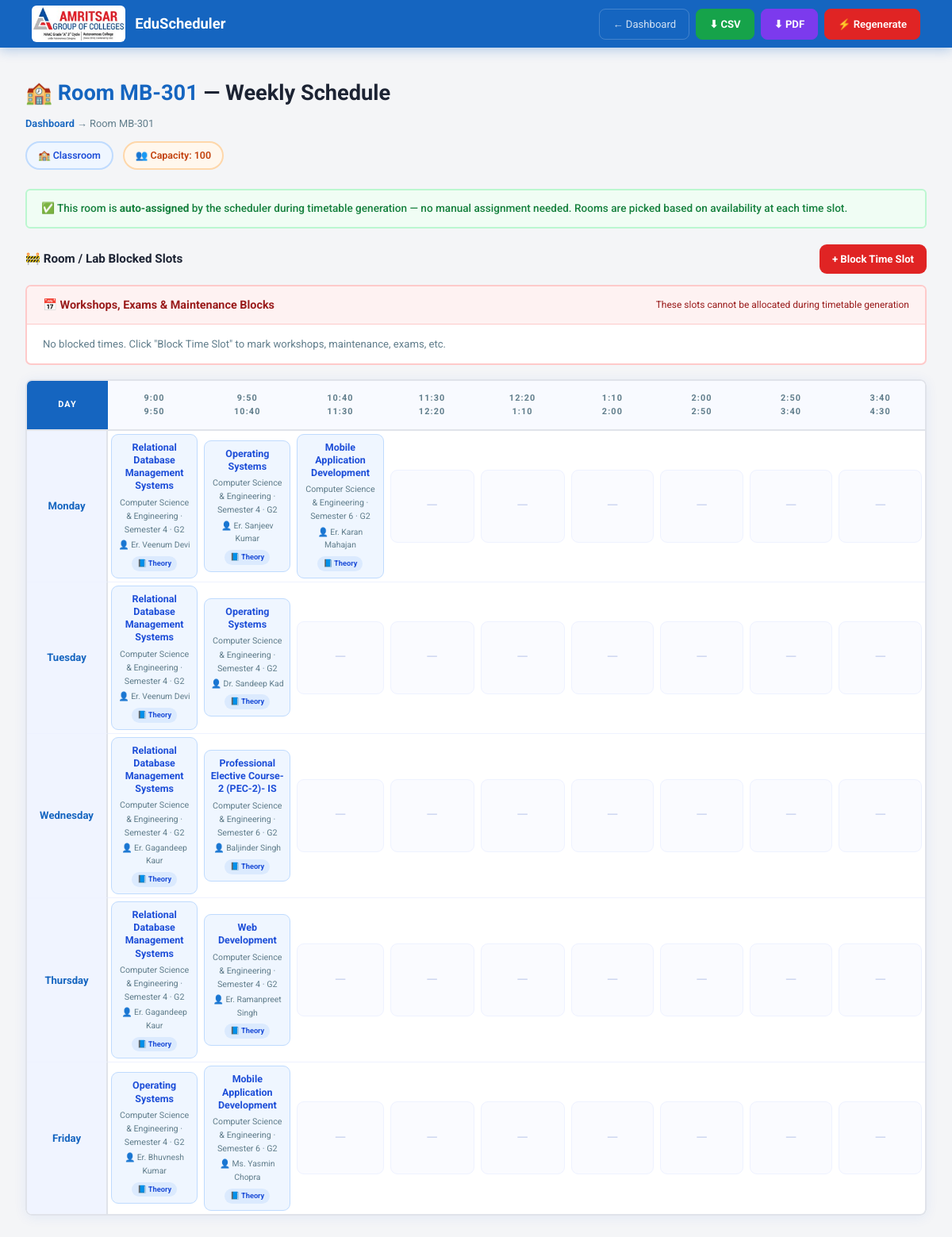
/room/677/ (signed in), run on the app's committed database.
### scheduler/models.py (models this page shows, shortened)
class Room(models.Model):
    ROOM_TYPE_CHOICES = (
        ('CLASSROOM', 'Classroom'), ('LAB', 'Lab'),
    )
    name = models.CharField(max_length=100)
    room_id = models.CharField(max_length=50, blank=True, default='')
    room_type = models.CharField(max_length=10, choices=ROOM_TYPE_CHOICES, default='CLASSROOM')
    capacity = models.IntegerField(default=60)
    department = models.ForeignKey(
        'Department', on_delete=models.SET_NULL, null=True, blank=True, related_name='rooms')
    allowed_subjects = models.TextField(
        blank=True, default='all',
        help_text='"all" or comma-separated subject names/codes this lab can host.')

class TimeSlot(models.Model):
    day = models.CharField(max_length=10)
    slot = models.IntegerField()
    subject = models.ForeignKey(Subject, on_delete=models.CASCADE)
    professor = models.ForeignKey(Professor, on_delete=models.CASCADE)
    section = models.ForeignKey(Section, on_delete=models.CASCADE, null=True, blank=True)
    room = models.ForeignKey(Room, on_delete=models.SET_NULL, null=True, blank=True, related_name='timeslots')

class Subject(models.Model):
    TYPE_CHOICES = (
        ('THEORY', 'Theoretical'), ('LAB', 'Lab'),
        ('TUTORIAL', 'Tutorial'), ('NPTEL', 'NPTEL (after 2:00 PM only)'),
    )
    ALLOWED_GROUPS_CHOICES = (
        ('G1', 'Group 1 Only'), ('G2', 'Group 2 Only'), ('G3', 'Group 3 Only'), ('G4', 'Group 4 Only'), ('BOTH', 'All Groups'),
    )
    code = models.CharField(max_length=20, blank=True, default='', verbose_name='Subject Code')
    name = models.CharField(max_length=100)
    subject_type = models.CharField(max_length=10, choices=TYPE_CHOICES)
    professors = models.ManyToManyField(Professor)
    duration = models.IntegerField(default=1)  # 1=50min, 2=100min (lab)
    lectures_per_week = models.IntegerField()
    section = models.ForeignKey(Section, on_delete=models.CASCADE, related_name='subjects', null=True, blank=True)
    lab_room = models.ForeignKey(Room, on_delete=models.SET_NULL, null=True, blank=True, related_name='pinned_subjects')
    allowed_groups = models.CharField(max_length=10, choices=ALLOWED_GROUPS_CHOICES, default='BOTH')
    specialization_required = models.BooleanField(default=False)
    is_elective = models.BooleanField(default=False)

class Section(models.Model):
    YEAR_CHOICES = (
        ('1', 'Semester 1'), ('2', 'Semester 2'), ('3', 'Semester 3'), ('4', 'Semester 4'),
        ('5', 'Semester 5'), ('6', 'Semester 6'), ('7', 'Semester 7'), ('8', 'Semester 8'),
        ('CUSTOM', 'Custom'),
    )
    SECTION_CHOICES = (
        ('A', 'Section A'), ('B', 'Section B'), ('C', 'Section C'),
        ('D', 'Section D'), ('E', 'Section E'), ('CUSTOM', 'Custom Section'),
    )
    GROUP_CHOICES = (('G1', 'Group 1'), ('G2', 'Group 2'), ('G3', 'Group 3'), ('G4', 'Group 4'),)
    course = models.ForeignKey(Course, on_delete=models.CASCADE, related_name='sections')
    year = models.CharField(max_length=10, choices=YEAR_CHOICES)
    custom_year = models.CharField(max_length=50, blank=True, default='')
    section_name = models.CharField(max_length=20, choices=SECTION_CHOICES, default='A')
    custom_section_name = models.CharField(max_length=50, blank=True, default='')
    program = models.CharField(max_length=30, blank=True, default='')
    group = models.CharField(max_length=10, choices=GROUP_CHOICES)
    fixed_room = models.ForeignKey(
        Room, on_delete=models.SET_NULL, null=True, blank=True,
        related_name='fixed_sections',
        help_text='If set, theory lectures always use this room.')
    free_day = models.CharField(
        max_length=10, blank=True, default='',
        choices=[('', 'None')] + DAY_CHOICES,
        help_text='Weekly holiday for this section (e.g. Wednesday). No lectures scheduled on this day.'
    )
    section_start_slot = models.IntegerField(
        null=True, blank=True,
        choices=SLOT_CHOICES,
        help_text='Override start time for this section (leave blank to use department default).'
    )
    class_count = models.IntegerField(
        default=0,
        help_text='Number of students. Used to auto-select a room with sufficient capacity when no fixed room is set.'
    )
    def get_year_display_label(self):
        if self.year == 'CUSTOM' and self.custom_year:
            return self.custom_year
        return dict(self.YEAR_CHOICES).get(self.year, self.year)
    class Meta:
        unique_together = ('course', 'year', 'section_name', 'group', 'custom_year', 'custom_section_name')

class Course(models.Model):
    COURSE_CHOICES = (
        ('BTECH', 'B.TECH'), ('BE', 'BE'), ('MTECH', 'M.TECH'), ('CUSTOM', 'Custom'),
    )
    department = models.ForeignKey(Department, on_delete=models.CASCADE, related_name='courses')
    name = models.CharField(max_length=10, choices=COURSE_CHOICES)
    custom_name = models.CharField(max_length=100, blank=True, default='')

class Department(models.Model):
    name = models.CharField(max_length=100)

class Professor(models.Model):
    name = models.CharField(max_length=100)
    professor_id = models.CharField(max_length=50, blank=True, default='')
    department = models.ForeignKey(
        'Department', on_delete=models.SET_NULL, null=True, blank=True,
        related_name='professors')
    departments = models.ManyToManyField(
        'Department', blank=True, related_name='shared_professors')
    email = models.EmailField(blank=True)
    max_workload_hours_per_week = models.IntegerField(default=20)
    specialization_subjects = models.TextField(blank=True, default='')
    section_restrictions = models.TextField(blank=True, default='')

### scheduler/views.py (the view, shortened to what this page needs)
# urls.py: path('room/<int:room_id>/', views.room_schedule, name='room_schedule'),
def room_schedule(request, room_id):
    room = get_object_or_404(Room, id=room_id)
    schedule = {day: {slot: None for slot in SLOTS} for day in DAYS}
    for ts in TimeSlot.objects.filter(room=room).select_related('subject', 'professor', 'section__course__department'):
        if ts.day in schedule and ts.slot in schedule[ts.day]:
            schedule[ts.day][ts.slot] = ts
    table = {}
    for day in DAYS:
        cells = []
        skip_next = False
        for i, slot in enumerate(SLOTS):
            if skip_next:
                skip_next = False
                cells.append({'ts': None, 'colspan': 1, 'skip': True})
                continue
            ts = schedule[day][slot]
            cells.append({'ts': ts, 'colspan': 1, 'skip': False})
        table[day] = cells
    occupied_times = room.occupied_times.all().order_by('day', 'start_slot')
    occ_map = {day: {} for day in DAYS}
    for occ in occupied_times:
        if occ.day in occ_map:
            for s in occ.blocked_slots():
                occ_map[occ.day][s] = occ
    for day in DAYS:
        for cell in table[day]:
            cell['occupied'] = None
    for day in DAYS:
        for i, cell in enumerate(table[day]):
            slot_num = SLOTS[i] if not cell.get('skip') else None
            if slot_num and slot_num in occ_map[day]:
                cell['occupied'] = occ_map[day][slot_num]
    return render(request, 'room_schedule.html', {
        'room': room, 'table': table, 'days': DAYS, 'slots': SLOTS, 'slot_times': SLOT_TIMES,
        'occupied_times': occupied_times, 'slot_times_display': SLOT_TIMES_DISPLAY,
        'lunch_label': '12:20–1:10',
    })

### scheduler/accounts.py (called while the page is built)
def current_role(request):
    return request.session.get('role')

def current_display_name(request):
    return request.session.get('display_name', '')

def current_department_id(request):
    return request.session.get('department_id')

def auth_context(request):
    role = current_role(request)
    dept_name = ''
    dept_id = current_department_id(request)
    if dept_id:
        from .models import Department
        d = Department.objects.filter(id=dept_id).first()
        dept_name = d.name if d else ''
    return {
        'auth_role': role,
        'auth_display_name': current_display_name(request),
        'auth_is_admin': role == ADMIN,
        'auth_is_dept_admin': role == DEPT_ADMIN,
        'auth_is_staff': role in STAFF_ROLES,
        'auth_department_name': dept_name,
    }

### template/room_schedule.html (shortened to what this page needs)
<!DOCTYPE html>
<html lang="en">
<head>
</head>
<body>
<nav>
  <div class="brand">
    <img src="/static/agclogo.jpg" alt="Logo">
    <span class="brand-text">EduScheduler</span>
  </div>
  <div class="nav-links">
    <a href="/">← Dashboard</a>
    <a href="/room/{{ room.id }}/csv/" style="background:#16a34a;color:#fff;border-color:#16a34a;font-weight:700;">⬇ CSV</a>
    <a href="/room/{{ room.id }}/pdf/" style="background:#7c3aed;color:#fff;border-color:#7c3aed;font-weight:700;">⬇ PDF</a>
    <a href="/generate-smart/" style="background:#e02424;color:#fff;border-color:#e02424;font-weight:600;">⚡ Regenerate</a>
  </div>
</nav>
<main>
  <div class="header">
    <h1>{% if room.room_type == 'LAB' %}🧪{% else %}🏫{% endif %} <span>{{ room.name }}</span> — Weekly Schedule</h1>
    <div class="breadcrumb"><a href="/">Dashboard</a> → {{ room.name }}</div>
    <div class="meta-row">
      <span class="chip {% if room.room_type == 'LAB' %}chip-lab{% else %}chip-cls{% endif %}">
        {% if room.room_type == 'LAB' %}🧪 Lab{% else %}🏫 Classroom{% endif %}
      </span>
      <span class="chip chip-cap">👥 Capacity: {{ room.capacity }}</span>
    </div>
  </div>
  <div class="info-box">
    ✅ This room is <strong>auto-assigned</strong> by the scheduler during timetable generation — no manual assignment needed. Rooms are picked based on availability at each time slot.
  </div>
  <div class="occ-action-bar">
    <h2>🚧 Room / Lab Blocked Slots</h2>
    <a href="/room/{{ room.id }}/add-occupied/" class="block-btn">+ Block Time Slot</a>
  </div>
  <div class="occ-panel">
    <div class="occ-panel-header">
      <h3>📅 Workshops, Exams & Maintenance Blocks</h3>
      <span style="font-size:.75rem;color:#991b1b;">These slots cannot be allocated during timetable generation</span>
    </div>
    {% if occupied_times %}
    <div class="occ-list">
      {% for occ in occupied_times %}
      <div class="occ-item">
        <div class="occ-day">{{ occ.day }}</div>
        <div class="occ-time">🕐 {{ occ.get_time_range_display }}</div>
        <div><span class="occ-type">
          {% if occ.purpose == 'WORKSHOP' %}🔧{% elif occ.purpose == 'MAINTENANCE' %}🛠{% elif occ.purpose == 'EXAM' %}📝{% elif occ.purpose == 'EVENT' %}🎉{% else %}📌{% endif %}
          {{ occ.get_purpose_display }}
        </span></div>
        {% if occ.description %}<div class="occ-desc">{{ occ.description }}</div>{% endif %}
        <div class="occ-acts">
          <a href="/room-occupied/{{ occ.id }}/edit/" class="occ-act occ-edit">✏️ Edit</a>
          <a href="/room-occupied/{{ occ.id }}/delete/" class="occ-act occ-del">🗑 Delete</a>
        </div>
      </div>
      {% endfor %}
    </div>
    {% else %}
    <div class="occ-empty">No blocked times. Click "Block Time Slot" to mark workshops, maintenance, exams, etc.</div>
    {% endif %}
  </div>
  <div class="tt-wrap">
    <table>
      <thead>
        <tr>
          <th>Day</th>
          <th>9:00<br>9:50</th><th>9:50<br>10:40</th><th>10:40<br>11:30</th>
          <th>11:30<br>12:20</th><th>12:20<br>1:10</th><th>1:10<br>2:00</th>
          <th>2:00<br>2:50</th><th>2:50<br>3:40</th><th>3:40<br>4:30</th>
        </tr>
      </thead>
      <tbody>
        {% for day, cells in table.items %}
        <tr>
          <td>{{ day }}</td>
          {% for cell in cells %}
            {% if cell.skip %}
            {% else %}
              <td {% if cell.colspan == 2 %}colspan="2"{% endif %}>
                {% if cell.ts %}
                  <div class="cell {% if cell.ts.subject.is_elective %}cell-elec{% elif cell.ts.subject.subject_type == 'LAB' %}cell-lab{% elif cell.ts.subject.subject_type == 'TUTORIAL' %}cell-tut{% else %}cell-theory{% endif %}">
                    <div class="cell-name">{{ cell.ts.subject.name }}</div>
                    <div class="cell-sec">{{ cell.ts.section.course.department.name }} · {{ cell.ts.section.get_year_display_label }} · {{ cell.ts.section.group }}</div>
                    <div class="cell-prof">👤 {{ cell.ts.professor.name }}</div>
                    <span class="cell-badge">{% if cell.ts.subject.is_elective %}🔀 Elective{% elif cell.ts.subject.subject_type == 'LAB' %}🧪 Lab{% elif cell.ts.subject.subject_type == 'TUTORIAL' %}📝 Tutorial{% else %}📘 Theory{% endif %}</span>
                  </div>
                {% elif cell.occupied %}<div class="cell cell-occ"><div class="cell-name">🚧 {{ cell.occupied.get_purpose_display }}</div>{% if cell.occupied.description %}<div class="occ-desc" style="font-size:.65rem;color:#7f1d1d;margin-top:3px;">{{ cell.occupied.description }}</div>{% endif %}</div>{% else %}<div class="cell cell-empty"><span class="empty-dash">—</span></div>{% endif %}
              </td>
            {% endif %}
          {% endfor %}
        </tr>
        {% endfor %}
      </tbody>
    </table>
  </div>
</main>
</body>
</html>

### data on the page
Room: name "Room MB-301", capacity "100"
TimeSlot: ts.subject.name "Relational Database Management Systems", ts.section.course.department.name "Computer Science & Engineering", ts.section.get_year_display_label "Semester 4", ts.section.group "G2", ts.professor.name "Er. Veenum Devi", shows "📘 Theory"
TimeSlot: ts.subject.name "Operating Systems", ts.section.course.department.name "Computer Science & Engineering", ts.section.get_year_display_label "Semester 4", ts.section.group "G2", ts.professor.name "Er. Sanjeev Kumar", shows "📘 Theory"
TimeSlot: ts.subject.name "Mobile Application Development", ts.section.course.department.name "Computer Science & Engineering", ts.section.get_year_display_label "Semester 6", ts.section.group "G2", ts.professor.name "Er. Karan Mahajan", shows "📘 Theory"
TimeSlot: ts.subject.name "Relational Database Management Systems", ts.section.course.department.name "Computer Science & Engineering", ts.section.get_year_display_label "Semester 4", ts.section.group "G2", ts.professor.name "Er. Veenum Devi", shows "📘 Theory"
TimeSlot: ts.subject.name "Operating Systems", ts.section.course.department.name "Computer Science & Engineering", ts.section.get_year_display_label "Semester 4", ts.section.group "G2", ts.professor.name "Dr. Sandeep Kad", shows "📘 Theory"
TimeSlot: ts.subject.name "Relational Database Management Systems", ts.section.course.department.name "Computer Science & Engineering", ts.section.get_year_display_label "Semester 4", ts.section.group "G2", ts.professor.name "Er. Gagandeep Kaur", shows "📘 Theory"
TimeSlot: ts.subject.name "Professional Elective Course-2 (PEC-2)- IS", ts.section.course.department.name "Computer Science & Engineering", ts.section.get_year_display_label "Semester 6", ts.section.group "G2", ts.professor.name "Baljinder Singh", shows "📘 Theory"
TimeSlot: ts.subject.name "Relational Database Management Systems", ts.section.course.department.name "Computer Science & Engineering", ts.section.get_year_display_label "Semester 4", ts.section.group "G2", ts.professor.name "Er. Gagandeep Kaur", shows "📘 Theory"
TimeSlot: ts.subject.name "Web Development", ts.section.course.department.name "Computer Science & Engineering", ts.section.get_year_display_label "Semester 4", ts.section.group "G2", ts.professor.name "Er. Ramanpreet Singh", shows "📘 Theory"
TimeSlot: ts.subject.name "Operating Systems", ts.section.course.department.name "Computer Science & Engineering", ts.section.get_year_display_label "Semester 4", ts.section.group "G2", ts.professor.name "Er. Bhuvnesh Kumar", shows "📘 Theory"
TimeSlot: ts.subject.name "Mobile Application Development", ts.section.course.department.name "Computer Science & Engineering", ts.section.get_year_display_label "Semester 6", ts.section.group "G2", ts.professor.name "Ms. Yasmin Chopra", shows "📘 Theory"

### other printed values
{{ day }} "Monday" "Tuesday" "Wednesday" "Thursday" "Friday"
